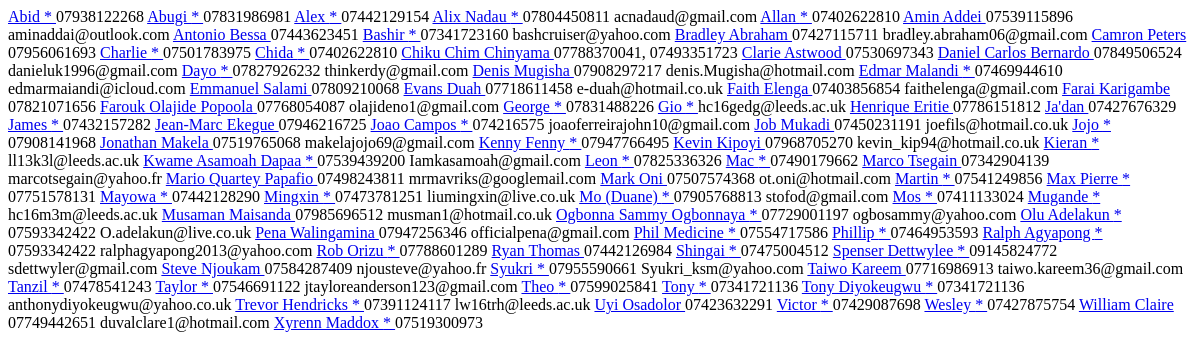
Page /member/_gender/Male (signed in) on the earlier database version.
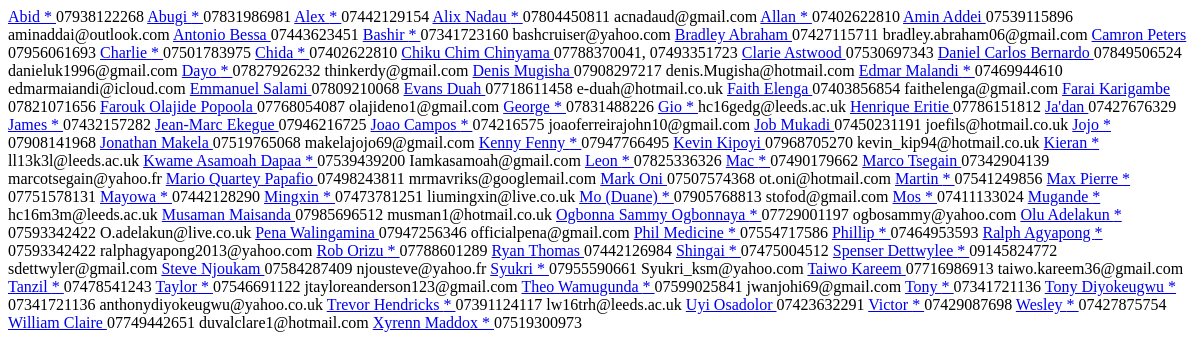
Same page on the later database version.
### member/models.py (models this page shows)
class Member(models.Model):
	name = models.CharField(max_length=50, unique=True)
	gender = models.ForeignKey('Gender', on_delete=models.CASCADE, related_name="sex")
	mobile_no = models.CharField(max_length=50, blank=True, null=True, unique=False, verbose_name="Mobile number")
	email = models.EmailField(max_length=50, blank=True, null=True, verbose_name="Email Address")
	date_of_birth = models.DateField(blank=True, null=True)
	address = models.TextField(max_length=200, blank=True, null=True)
	post_code = models.CharField(max_length=10, blank=True, null=True)
	academic_institution = models.ForeignKey('AcademicInstitution', on_delete=models.CASCADE, related_name="academic_institution", null=True, blank=True)
	course = models.CharField(max_length=100, blank=True)
	first_attended = models.DateField(blank=True, null=True)
	attendance_status = models.ForeignKey('Attendance', on_delete=models.CASCADE, related_name="attendance_status")
	last_visited = models.DateField(null=True, blank=True)
	extra_info = models.TextField(max_length=2000, blank=True)
	last_modified = models.DateTimeField(auto_now=True)
	def __str__(self):
		return self.name
	class Meta:
		ordering = ["name"]

### member/views.py (the view)
@login_required
def _list_members_by_gender(request, gender):
	pattern = re.compile(r"^([\w]+)$")
	if pattern.match(gender) and gender != "ALL":
		gender = Gender.objects.get(gender__iexact = gender).gender
		members = Member.objects.filter(gender__gender__iexact = gender)
	else:
		members = Member.objects.all()
	context = {
		'members': members
	}
	return render (request, '_partial/member_data.html', context)

### member/models.py (called while the page is built)
	def __str__(self):
		return self.status

### member/templates/_partial/member_data.html
{% for member in members %}
<tr>
	<td><a href="{% url 'member:member_info' member %}" title="{{ member.attendance_status }}">
	{% if member.attendance_status.status.lower == 'regular new member' or member.attendance_status.status.lower == 'regular old member' or member.attendance_status.status.lower == 'established' %}
	<span class="w3-text-green">
		{{ member.name }}
	</span>
	{% elif member.attendance_status.status.lower == 'rare new member' or member.attendance_status.status.lower == 'rare old member' %}
	<span class="w3-text-red">
		{{ member.name }}
	</span>
	{% elif member.attendance_status.status.lower == 'outreach' or member.attendance_status.status.lower == 'evangelism' %}
	<span class="w3-text-orange">
		{{ member.name }} *
	</span>
	{% elif member.attendance_status.status.lower == 'first timer' %}
		{{ member.name }} *
	{% else %}
	<span class="w3-text-grey">
		{{ member.name }}
	</span>
	{% endif %}
	</a></td>
	<td>{{ member.mobile_no }}</td>
	<td>{{ member.email }}</td>
</tr>
{% endfor %}

Differences in the rows shown:
removed Member: name "Theo", mobile_no "07599025841"
added Member: name "Theo Wamugunda", mobile_no "07599025841", email "jwanjohi69@gmail.com"
